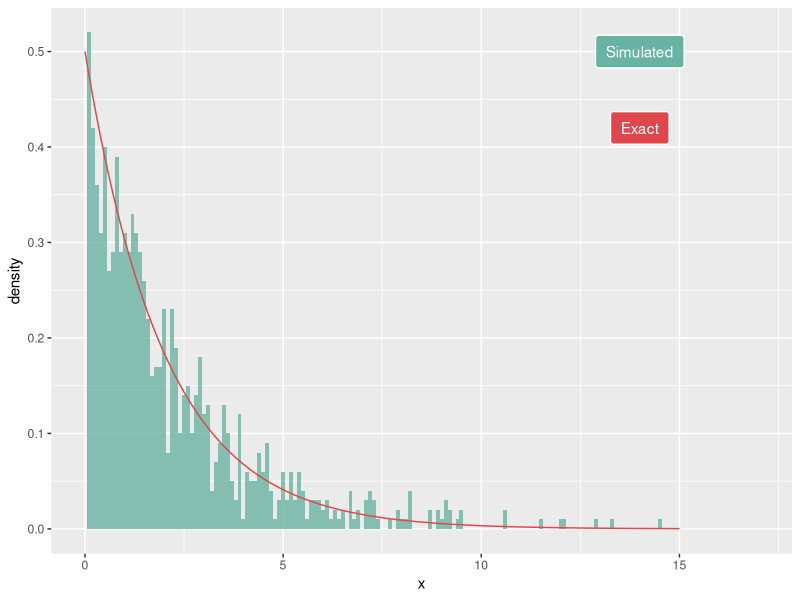
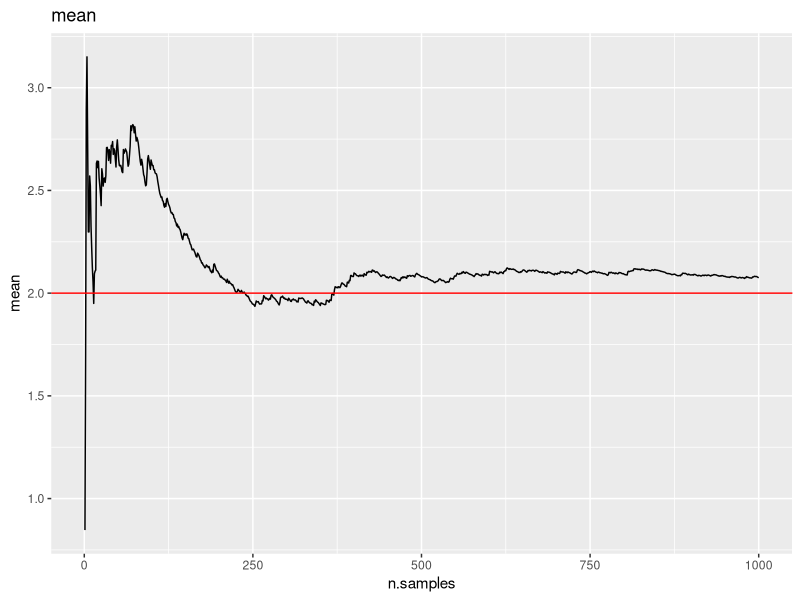
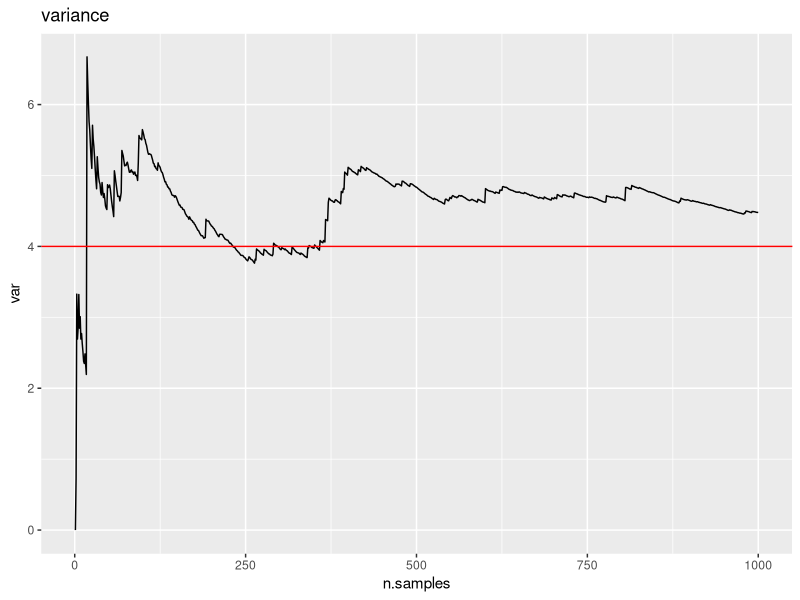
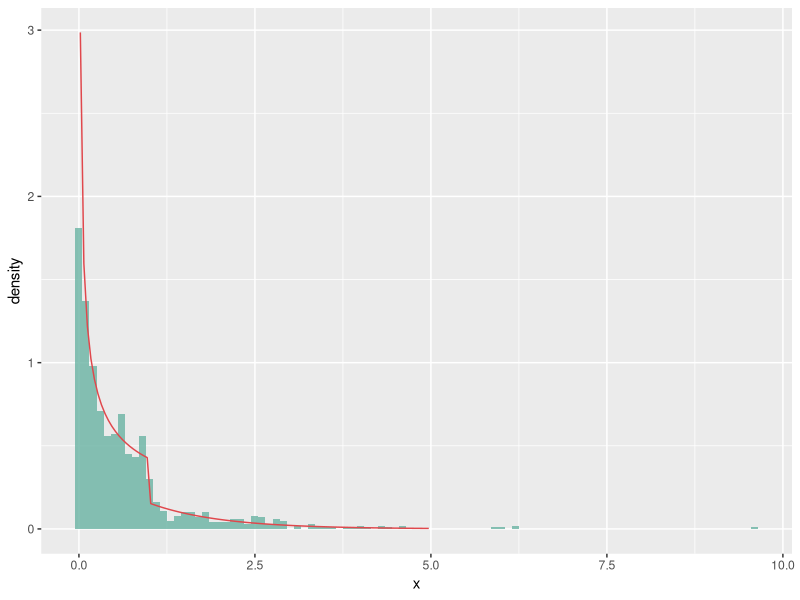
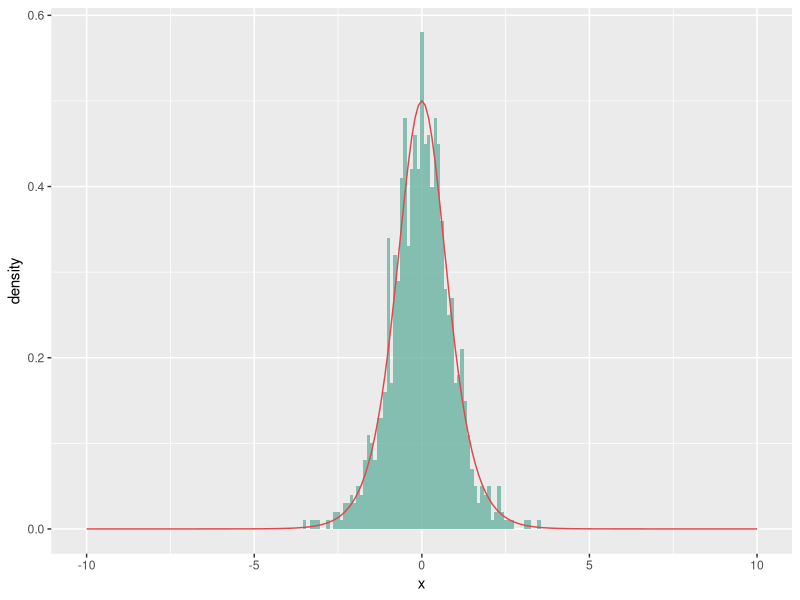
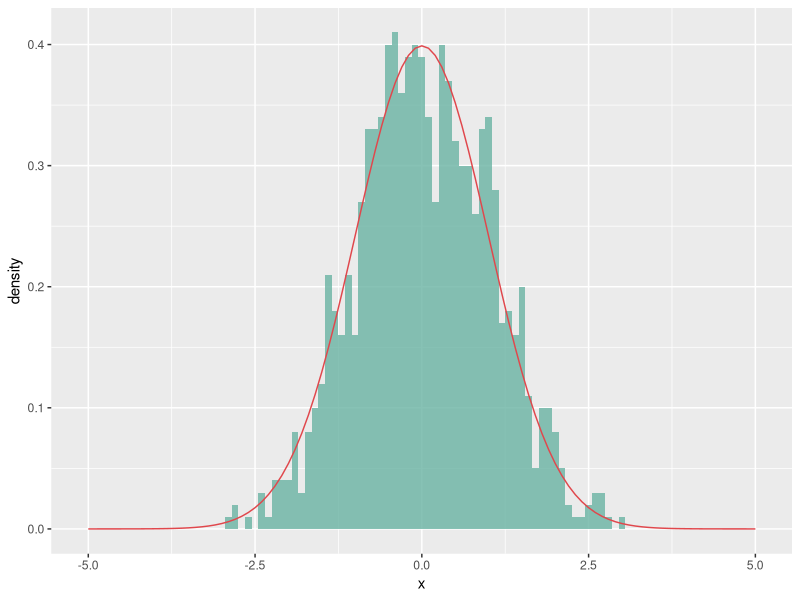
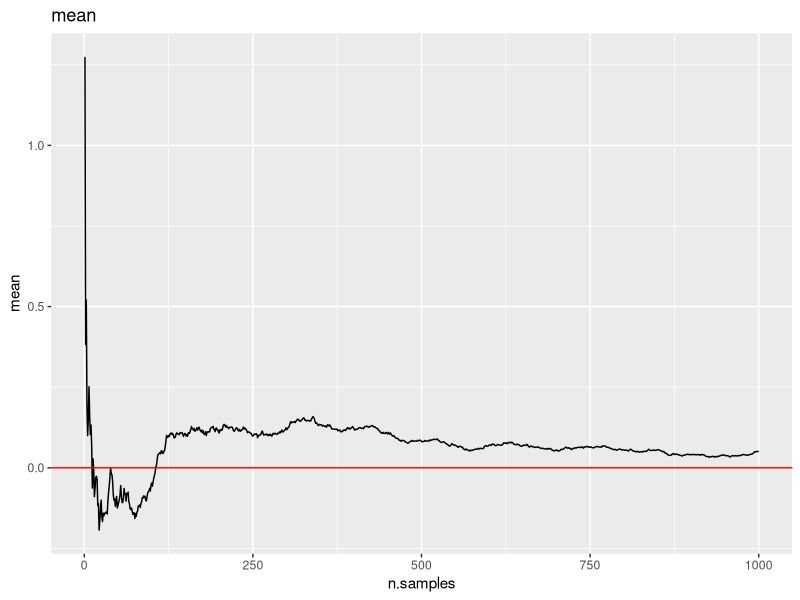
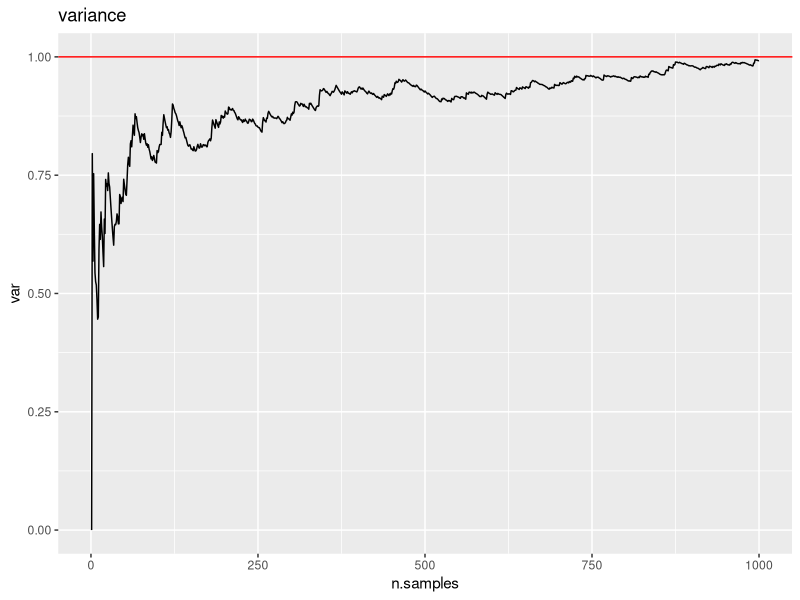

The R source for these figures, in order:
## ---- chunk 1
knitr::opts_chunk$set(echo = TRUE, fig.width = 5, fig.height = 4, fig.align = "center")
library(tidyverse)
## ---- chunk 2
sim.exp <- function(rate, n){
  # Vector of n uniform values
  u <- runif(n, 0, 1)
  # Note that (1-U) ~ U, so we can use u instead of 1-u in the returned value.
  -1/rate * log(u)
}
## ---- chunk 3
rate <- 0.5
n <- 1000
sim <- data.frame(x = sim.exp(rate, n))
x = seq(from = 0, to = 15, by = 0.1)
exact <- data.frame(x = x, y = rate*exp(-rate*x))

ggplot(sim) + 
  geom_histogram(aes(x = x, y = ..density..),
                 alpha = 0.8, fill = "#69b3a2", binwidth = 0.1) + 
  geom_line(data = exact , aes(x = x, y = y), color = "#e0474c")  +
  geom_label(
    label="Simulated", 
    x=14,
    y=0.5,
    label.padding = unit(0.55, "lines"), # Rectangle size around label
    label.size = 0.35,
    color = "white",
    fill= "#69b3a2"
  ) +
  geom_label(
    label="Exact", 
    x=14,
    y=0.42,
    label.padding = unit(0.55, "lines"), # Rectangle size around label
    label.size = 0.35,
    color = "white",
    fill = "#e0474c"
  ) +
  xlim(0,17)
## ---- chunk 4
# Calculate the cumulative mean
data.frame(n.samples = 1:n,
           mean = cumsum(sim$x)/(1:n)) %>%
  ggplot() + geom_line(aes(n.samples, mean)) +
  geom_hline(yintercept = 1/rate, color = "red") +
  ggtitle("mean")
  
# Calculate the cumulative variance
data.frame(n.samples = 1:n,
           mean = cumsum(sim$x)/(1:n),
           mean2 = cumsum(sim$x^2)/(1:n)) %>%
  mutate(var = mean2-mean^2) %>%
  ggplot() + geom_line(aes(n.samples, var)) +
  geom_hline(yintercept = 1/rate^2, color = "red") +
  ggtitle("variance")
## ---- chunk 5
sim.g <- function(alpha, n){
  # Normalizing constant
  c <- (1/alpha + exp(-1))^-1
  # Vector of n uniform values
  u <- runif(n, 0, 1)
  
  (alpha/c * u)^(1/alpha) * (u < c/alpha) - log((1-u)/c) * (c/alpha <= u)
}
## ---- chunk 6
# Implemented for testing purposes

g <- function(alpha, x){
  # Normalizing constant
  c <- (1/alpha + exp(-1))^-1
  c*x^(alpha-1) * (0<x)*(x<1) + c*exp(-x) *(x>=1)
} 

G <- function(alpha, x){
  # Normalizing constant
  c <- (1/alpha + exp(-1))^-1
  c/alpha*x^alpha * (0<x)*(x<1) + (1 - c*exp(-x)) *(x>=1)
} 

G.inv <- function(alpha, u){
  # Normalizing constant
  c <- (1/alpha + exp(-1))^-1
  
  (alpha/c * u)^(1/alpha) * (u < c/alpha) - log((1-u)/c) * (u >= c/alpha)
}
## ---- chunk 7
alpha <- 0.5
n <- 1000
sim <- data.frame(x = sim.g(alpha, n))
x = seq(from = 0.02, to = 5, by = 0.05)
exact <- data.frame(x = x, y = g(alpha, x))

ggplot(sim) + 
  geom_histogram(aes(x = x, y = ..density..),
                 alpha = 0.8, fill = "#69b3a2", binwidth = 0.1) + 
  geom_line(data = exact , aes(x = x, y = y), color = "#e0474c")
## ---- chunk 8
alpha <- 0.5
c <- (1/alpha + exp(-1))^-1

# 10000 realizations from simulation
sim <- sim.g(alpha, 10000)

# Theoretical mean and variance
mean.g <- c/(alpha+1) + 2*c/exp(1)
var.g <- c/(alpha+2) + 5*c/exp(1) - mean.g^2

# Estimated mean
mean.est <- mean(sim)
var.est <- var(sim)

# Comparing means
c(mean.g, mean.est)

# Comparing variance
c(var.g, var.est)
## ---- chunk 9
sim.sigm <- function(alpha, n){
  u <- runif(n,0,1)
  1/alpha * log(u/(1-u))
}
## ---- chunk 10
alpha <- 2
n <- 1000
sim <- data.frame(x = sim.sigm(alpha, n))
x = seq(from = -10, to = 10, by = 0.1)
exact <- data.frame(x = x, y = alpha*exp(alpha*x)/(1 + exp(alpha*x))^2)

ggplot(sim) + 
  geom_histogram(aes(x = x, y = ..density..),
                 alpha = 0.8, fill = "#69b3a2", binwidth = 0.1) + 
  geom_line(data = exact , aes(x = x, y = y), color = "#e0474c")  
## ---- chunk 11
box.mul <- function(n){
  odd <-  FALSE
  if(n %% 2 != 0){
    odd <-  TRUE
    n <- n + 1
  }
  
  x1 <- 2*pi * runif(n/2, 0, 1)
  x2 <- sim.exp(0.5, n/2)
  
  y1 <- sqrt(x2)*cos(x1)
  y2 <- sqrt(x2)*sin(x1)
  
  concat <- c(y1,y2)
  if(odd){
    return(head(concat, -1))
  }
  else{
    return(concat)
  }
}
## ---- chunk 12
n <- 1000
sim.box.mul <- data.frame(x = box.mul(n))
x = seq(from = -5, to = 5, by = 0.1)
exact <- data.frame(x = x, y = 1/sqrt(2*pi)*exp(-1/2*x^2))

ggplot(sim.box.mul) + 
  geom_histogram(aes(x = x, y = ..density..),
                 alpha = 0.8, fill = "#69b3a2", binwidth = 0.1) + 
  geom_line(data = exact , aes(x = x, y = y), color = "#e0474c")  
## ---- chunk 13
# mean
data.frame(n.samples = 1:n,
           mean = cumsum(sim.box.mul$x)/(1:n)) %>%
  ggplot() + geom_line(aes(n.samples, mean)) +
  geom_hline(yintercept = 0, color = "red") +
  ggtitle("mean")
  
# variance
data.frame(n.samples = 1:n,
           mean = cumsum(sim.box.mul$x)/(1:n),
           mean2 = cumsum(sim.box.mul$x^2)/(1:n)) %>%
  mutate(var = mean2-mean^2) %>%
  ggplot() + geom_line(aes(n.samples, var)) +
  geom_hline(yintercept = 1, color = "red") +
  ggtitle("variance")
## ---- chunk 14
sim.mvnorm <- function(mu, Sigma, n){
  # Returns n realizations from a d-variate normal distribution
  d <- length(mu)
  
  # Get n d-variate standard normal realizations using the Box-Muller algorithm
  x <- array(box.mul(n*d), dim=c(d,n))
  
  # Cholesky decomposition of Sigma
  A <- t(chol(Sigma)) # Transposes to get a lower triangular matrix
  
  mu + A %*% x
}
## ---- chunk 15
# Bivariate example
mu <- c(1,2)
Sigma <- matrix(c(1, -.7, -.7, 2), 2)

# Simulate 10000 realizations
y <- sim.mvnorm(mu, Sigma, 10000)

# Plot first 500 points
plot(y[1,1:500], y[2,1:500], main="Bivariate normal distribution", xlab="x", ylab="y", pch=16)
## ---- chunk 16
# Estimate mean
mu.est <- rowMeans(y)
mu.est

# Estimate covariance matrix
Sigma.est <- cov(t(y))
Sigma.est
## ---- chunk 17

alpha <-  1
a <-  sqrt(1-alpha)
b.minus <- 0
b.plus <- sqrt(alpha + 1)

rou.gamma <- function(n, a, b.minus, b.plus, alpha){
  count <-  0
  tries <- 0
  result <- rep(0,n)
  while(count < n){
    x1 <- a * runif(1, 0, 1)
    x2 <- b.minus + b.plus * runif(1, 0, 1) 
    
    if(log(x1) <= 0.5*((alpha - 1)*log(x2/x1) - x2/x1)){
      result[count + 1] = x2/x1
      count <- count + 1
    }
    tries = tries + 1
  }
  return(data.frame(sim = result, tries = tries))
}
## ---- chunk 18
n <- 5000
alpha <-  3
a <-  sqrt(alpha - 1)
b.minus <- 0
b.plus <- sqrt(alpha + 1)

sim.gamma <- rou.gamma(n, a, b.minus, b.plus, alpha)
x = seq(from = 0.1, to = 12, by = 0.1)
exact <- data.frame(x = x, y = 1/gamma(alpha) * x^(alpha - 1) * exp(-x))

ggplot(sim.gamma) + 
  geom_histogram(aes(x = sim, y = ..density..),
                 alpha = 0.8, fill = "#69b3a2", binwidth = 0.1) + 
  geom_line(data = exact , aes(x = x, y = y), color = "#e0474c") 

## ---- chunk 19
library(pracma)
n <- 1000
alpha.vec <- logseq(1.01, 2000, n = 500)
trial.vec <- rep(0, 100)
for(i in 1:length(alpha.vec)){
  alpha = alpha.vec[i]
  sim.gamma <- rou.gamma(n, a, b.minus, b.plus, alpha)
  trial.vec[i] = sim.gamma$tries[1]
}

plot(log(alpha.vec, base = 10), log(trial.vec, base = 10), ylim = c(2.7,4))
abline(h = 3, col="blue")
## ---- chunk 20
sim.gamma <- function(n, alpha, beta){
  d <- alpha - 1/3
  c <- 1/sqrt(9*d)
  count <- 0
  result <- rep(0, n)
  while(count < n){
    z <- box.mul(1)
    u <- runif(1, 0, 1)
    v <- (1 + c*z)^3
    if(z > -1/c && log(u) < 0.5*z^2 + d - d*V + d*log(V)){
      result[count + 1] = d*v
      count <- count + 1
    }
  }
  return(1/beta * result)
}
